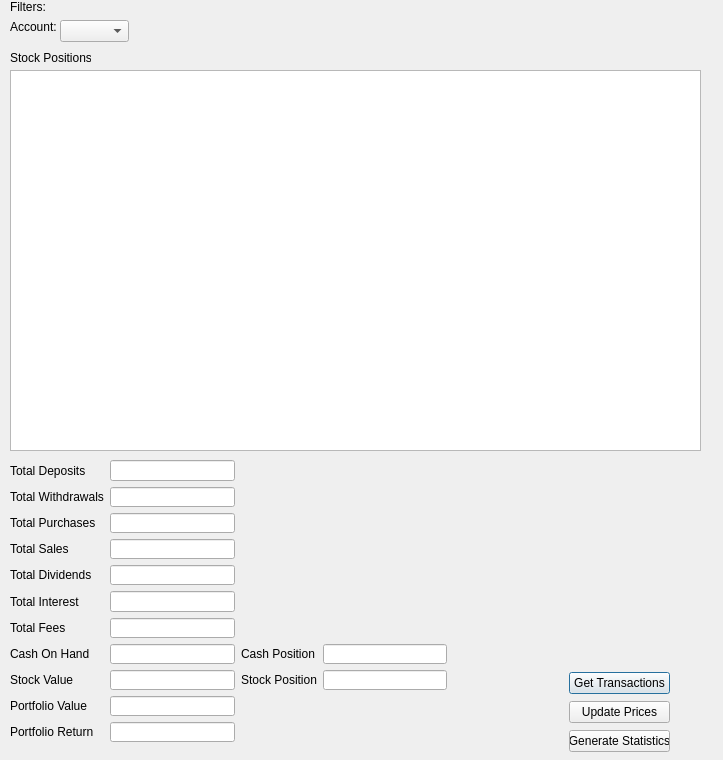
<?xml version="1.0" encoding="UTF-8"?>
<ui version="4.0">
 <class>Dialog</class>
 <widget class="QDialog" name="Dialog">
  <property name="geometry">
   <rect>
    <x>0</x>
    <y>0</y>
    <width>723</width>
    <height>760</height>
   </rect>
  </property>
  <property name="windowTitle">
   <string>Dialog</string>
  </property>
  <widget class="QTableView" name="portfolioView">
   <property name="geometry">
    <rect>
     <x>10</x>
     <y>70</y>
     <width>691</width>
     <height>381</height>
    </rect>
   </property>
   <property name="alternatingRowColors">
    <bool>true</bool>
   </property>
  </widget>
  <widget class="QLabel" name="label">
   <property name="geometry">
    <rect>
     <x>10</x>
     <y>50</y>
     <width>81</width>
     <height>16</height>
    </rect>
   </property>
   <property name="text">
    <string>Stock Positions</string>
   </property>
  </widget>
  <widget class="QWidget" name="layoutWidget">
   <property name="geometry">
    <rect>
     <x>569</x>
     <y>671</y>
     <width>101</width>
     <height>83</height>
    </rect>
   </property>
   <layout class="QVBoxLayout" name="verticalLayout">
    <item>
     <widget class="QPushButton" name="getTransactionsButton">
      <property name="text">
       <string>Get Transactions</string>
      </property>
     </widget>
    </item>
    <item>
     <widget class="QPushButton" name="updatePricesButton">
      <property name="text">
       <string>Update Prices</string>
      </property>
     </widget>
    </item>
    <item>
     <widget class="QPushButton" name="genStatsButton">
      <property name="text">
       <string>Generate Statistics</string>
      </property>
     </widget>
    </item>
   </layout>
  </widget>
  <widget class="QLabel" name="label_13">
   <property name="geometry">
    <rect>
     <x>10</x>
     <y>0</y>
     <width>46</width>
     <height>13</height>
    </rect>
   </property>
   <property name="text">
    <string>Filters:</string>
   </property>
  </widget>
  <widget class="QLabel" name="label_14">
   <property name="geometry">
    <rect>
     <x>10</x>
     <y>20</y>
     <width>46</width>
     <height>13</height>
    </rect>
   </property>
   <property name="text">
    <string>Account:</string>
   </property>
  </widget>
  <widget class="QComboBox" name="accountComboBox">
   <property name="geometry">
    <rect>
     <x>60</x>
     <y>20</y>
     <width>69</width>
     <height>22</height>
    </rect>
   </property>
  </widget>
  <widget class="QWidget" name="">
   <property name="geometry">
    <rect>
     <x>10</x>
     <y>460</y>
     <width>437</width>
     <height>282</height>
    </rect>
   </property>
   <layout class="QGridLayout" name="gridLayout">
    <item row="0" column="0">
     <widget class="QLabel" name="label_2">
      <property name="text">
       <string>Total Deposits</string>
      </property>
     </widget>
    </item>
    <item row="0" column="1">
     <widget class="QLineEdit" name="depositLineEdit">
      <property name="alignment">
       <set>Qt::AlignRight|Qt::AlignTrailing|Qt::AlignVCenter</set>
      </property>
      <property name="readOnly">
       <bool>true</bool>
      </property>
     </widget>
    </item>
    <item row="1" column="0">
     <widget class="QLabel" name="label_16">
      <property name="text">
       <string>Total Withdrawals</string>
      </property>
     </widget>
    </item>
    <item row="1" column="1">
     <widget class="QLineEdit" name="withdrawalLineEdit">
      <property name="alignment">
       <set>Qt::AlignRight|Qt::AlignTrailing|Qt::AlignVCenter</set>
      </property>
     </widget>
    </item>
    <item row="2" column="0">
     <widget class="QLabel" name="label_11">
      <property name="text">
       <string>Total Purchases</string>
      </property>
     </widget>
    </item>
    <item row="2" column="1">
     <widget class="QLineEdit" name="purchasesLineEdit">
      <property name="alignment">
       <set>Qt::AlignRight|Qt::AlignTrailing|Qt::AlignVCenter</set>
      </property>
     </widget>
    </item>
    <item row="3" column="0">
     <widget class="QLabel" name="label_12">
      <property name="text">
       <string>Total Sales</string>
      </property>
     </widget>
    </item>
    <item row="3" column="1">
     <widget class="QLineEdit" name="salesLineEdit">
      <property name="alignment">
       <set>Qt::AlignRight|Qt::AlignTrailing|Qt::AlignVCenter</set>
      </property>
     </widget>
    </item>
    <item row="4" column="0">
     <widget class="QLabel" name="label_9">
      <property name="text">
       <string>Total Dividends</string>
      </property>
     </widget>
    </item>
    <item row="4" column="1">
     <widget class="QLineEdit" name="dividendLineEdit">
      <property name="alignment">
       <set>Qt::AlignRight|Qt::AlignTrailing|Qt::AlignVCenter</set>
      </property>
     </widget>
    </item>
    <item row="5" column="0">
     <widget class="QLabel" name="label_10">
      <property name="text">
       <string>Total Interest</string>
      </property>
     </widget>
    </item>
    <item row="5" column="1">
     <widget class="QLineEdit" name="interestLineEdit">
      <property name="alignment">
       <set>Qt::AlignRight|Qt::AlignTrailing|Qt::AlignVCenter</set>
      </property>
     </widget>
    </item>
    <item row="6" column="0">
     <widget class="QLabel" name="label_15">
      <property name="text">
       <string>Total Fees</string>
      </property>
     </widget>
    </item>
    <item row="6" column="1">
     <widget class="QLineEdit" name="feeLineEdit">
      <property name="alignment">
       <set>Qt::AlignRight|Qt::AlignTrailing|Qt::AlignVCenter</set>
      </property>
     </widget>
    </item>
    <item row="7" column="0">
     <widget class="QLabel" name="label_3">
      <property name="text">
       <string>Cash On Hand</string>
      </property>
     </widget>
    </item>
    <item row="7" column="1">
     <widget class="QLineEdit" name="cashValueLineEdit">
      <property name="alignment">
       <set>Qt::AlignRight|Qt::AlignTrailing|Qt::AlignVCenter</set>
      </property>
      <property name="readOnly">
       <bool>true</bool>
      </property>
     </widget>
    </item>
    <item row="7" column="2">
     <widget class="QLabel" name="label_7">
      <property name="text">
       <string>Cash Position</string>
      </property>
     </widget>
    </item>
    <item row="7" column="3">
     <widget class="QLineEdit" name="cashPositionLineEdit">
      <property name="alignment">
       <set>Qt::AlignRight|Qt::AlignTrailing|Qt::AlignVCenter</set>
      </property>
      <property name="readOnly">
       <bool>true</bool>
      </property>
     </widget>
    </item>
    <item row="8" column="0">
     <widget class="QLabel" name="label_8">
      <property name="text">
       <string>Stock Value</string>
      </property>
     </widget>
    </item>
    <item row="8" column="1">
     <widget class="QLineEdit" name="stockValueLineEdit">
      <property name="alignment">
       <set>Qt::AlignRight|Qt::AlignTrailing|Qt::AlignVCenter</set>
      </property>
     </widget>
    </item>
    <item row="8" column="2">
     <widget class="QLabel" name="label_4">
      <property name="text">
       <string>Stock Position</string>
      </property>
     </widget>
    </item>
    <item row="8" column="3">
     <widget class="QLineEdit" name="stockPositionLineEdit">
      <property name="alignment">
       <set>Qt::AlignRight|Qt::AlignTrailing|Qt::AlignVCenter</set>
      </property>
      <property name="readOnly">
       <bool>true</bool>
      </property>
     </widget>
    </item>
    <item row="9" column="0">
     <widget class="QLabel" name="label_5">
      <property name="text">
       <string>Portfolio Value</string>
      </property>
     </widget>
    </item>
    <item row="9" column="1">
     <widget class="QLineEdit" name="portValueLineEdit">
      <property name="alignment">
       <set>Qt::AlignRight|Qt::AlignTrailing|Qt::AlignVCenter</set>
      </property>
      <property name="readOnly">
       <bool>true</bool>
      </property>
     </widget>
    </item>
    <item row="10" column="0">
     <widget class="QLabel" name="label_6">
      <property name="text">
       <string>Portfolio Return</string>
      </property>
     </widget>
    </item>
    <item row="10" column="1">
     <widget class="QLineEdit" name="portReturnLineEdit">
      <property name="alignment">
       <set>Qt::AlignRight|Qt::AlignTrailing|Qt::AlignVCenter</set>
      </property>
      <property name="readOnly">
       <bool>true</bool>
      </property>
     </widget>
    </item>
   </layout>
  </widget>
 </widget>
 <resources/>
 <connections/>
</ui>
